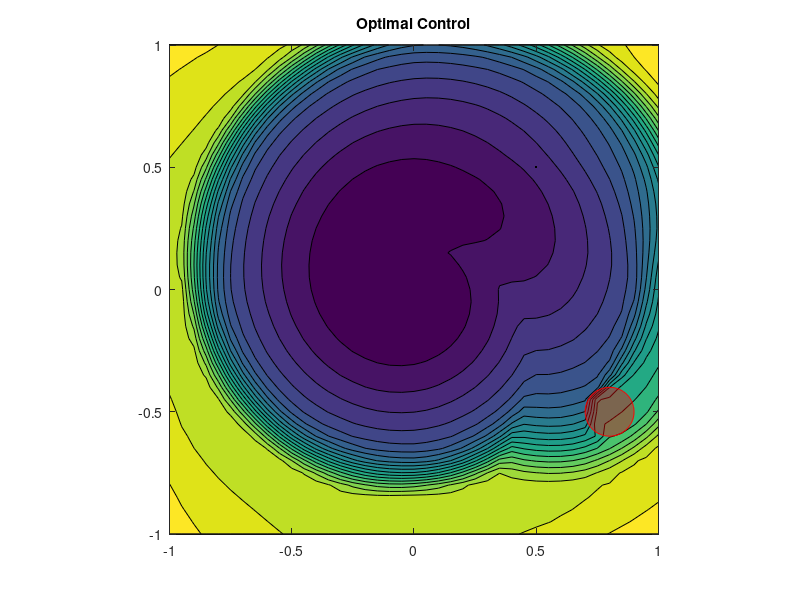

The MATLAB source for this figure: (Note: this script raises an error after producing the figure.)
clc
clear 
close all

Vfunc = load("fh_Vfunc.mat");
V = Vfunc.Vt; 
xn = [0.5,0.5]; %punto iniziale
xc = 0.8; %centro del target
yc = -0.5;
gamma = 0; %peso del controllo

Tf = 1; 
h = 0.05;
dx = 0.05;
epsi = 1e-6;
f = @(x,y,a) [0,0] + [ y/(sqrt(x^2+y^2) + epsi), -x/(sqrt(x^2+y^2) + epsi) ]  + a;
rho = linspace(0,1,4);
rho = rho(2:end);
theta = linspace(0,2*pi,16);
[R,T] = ndgrid(rho,theta);
A = [0, 0 ; R(:).*cos(T(:)) , R(:).*sin(T(:))];
x = -1:dx:1;
N = length(x);
Na = size(A,1);
[X,Y] = ndgrid(x);

interp = @(t,s,Vc) (1-t)*(1-s)*Vc(1) + t*(1-s)*Vc(2) + (1-t)*s*Vc(3) + s*t*Vc(4);


xvel = -0.7;
yvel = 0.3;
radius = 0.1;
l = @(s,x,y,a) (gamma*(a(1)^2 + a(2)^2))*( (x - (xc+xvel*s/Tf))^2 + (y - (yc+yvel*s/Tf))^2 >= radius^2);


theta = linspace(0,2*pi,150);
xp = xc + radius*cos(theta);
yp = yc + radius*sin(theta);
f1 = figure;
Cont = contourf(X,Y,V(:,:,1),20); 
hold on
fi = fill(xp,yp,'r', 'FaceAlpha', 0.4, 'EdgeColor', 'r'); 

p = plot(xn(1),xn(2),"k.-",LineWidth=2.5,MarkerSize=15);
title("Optimal Control");
%legend("V function","Target","Trajectory")
xlim([-1,1]);
ylim([-1,1]);
axis square
axis xy

it1max = 100;
it1 = 0;
arg = 1e3*ones(Na,1);
s = 0;
n = 1;
while (xn(1) - (xc+xvel*s/Tf))^2 + (xn(2) - (yc+yvel*s/Tf))^2 > radius^2 && it1 < it1max
    for m = 1:Na
        xn1 = xn + h*f(xn(1),xn(2),A(m,:));
        if xn1(1) >= 1 || xn1(1) <= -1 || xn1(2) >= 1 || xn1(2) <= -1
            continue;
        else
            [xi,yi] = findcell(xn1,dx);
            Ci = round((xi+1)/dx) +1;
            Cj = round((yi+1)/dx) +1;
            Vc = [V(Ci,Cj,n) V(Ci+1,Cj,n) V(Ci,Cj+1,n) V(Ci+1,Cj+1,n)];
            Vm = interp((xn1(1) - xi)/dx,(xn1(2) - yi)/dx,Vc);
            arg(m) = (Vm + h*l(s,xn(1),xn(2),A(m,:)));
        end   
    end
    s = s+h;
    [~, idx] = min(arg);
    xn = xn + h*f(xn(1), xn(2), A(idx,:));
    arg = 1e3*ones(Na,1);
    xp = (xc + xvel*s/Tf) + radius*cos(theta);
    yp = (yc + yvel*s/Tf) + radius*sin(theta); 
    fi.XData = xp;
    fi.YData = yp;
    p.XData = [p.XData xn(1)];
    p.YData = [p.YData xn(2)];
    %Cont.ZData = V(:,:,n+1);
    drawnow;
    pause(0.05);
    it1 = it1+1;
    n = n+1;
end

function [xi,yi] = findcell(x,dx)
        k = (x(1)+1)/dx;
        l = (x(2)+1)/dx;
        xi = floor(k)*dx -1;
        yi = floor(l)*dx -1;
end